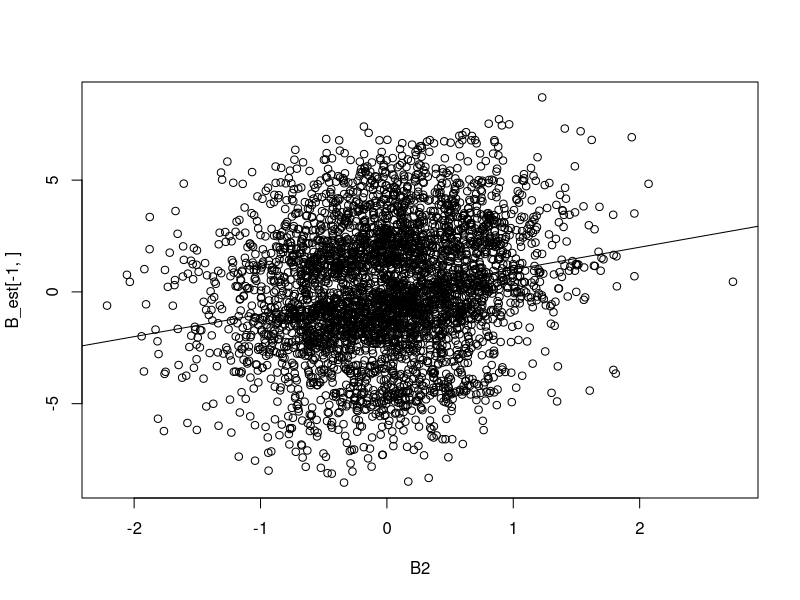
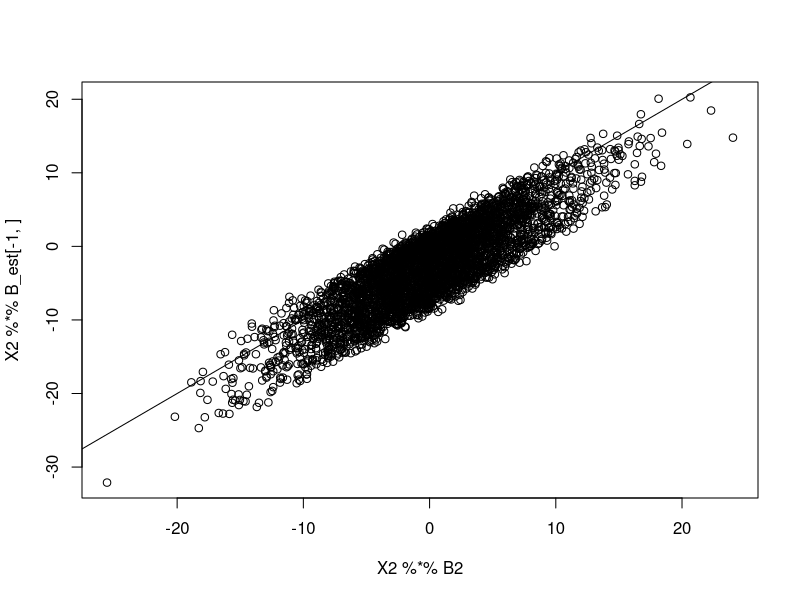
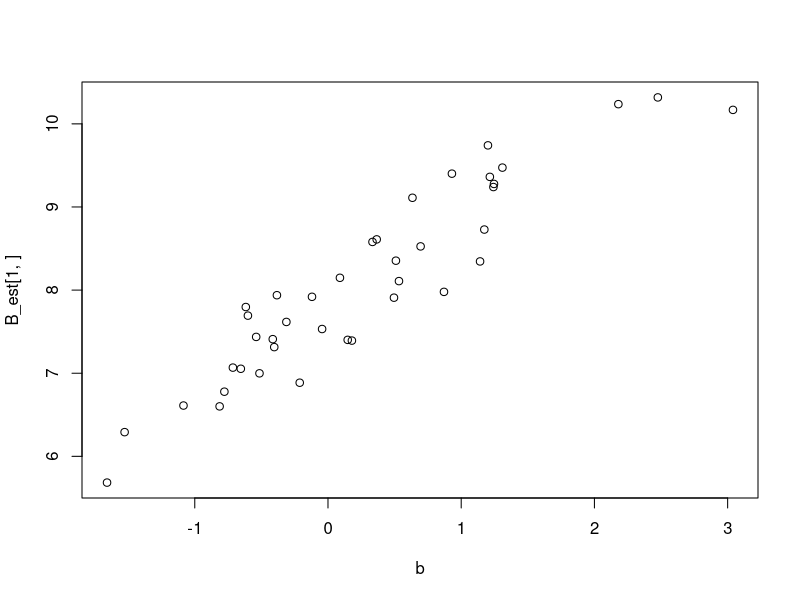
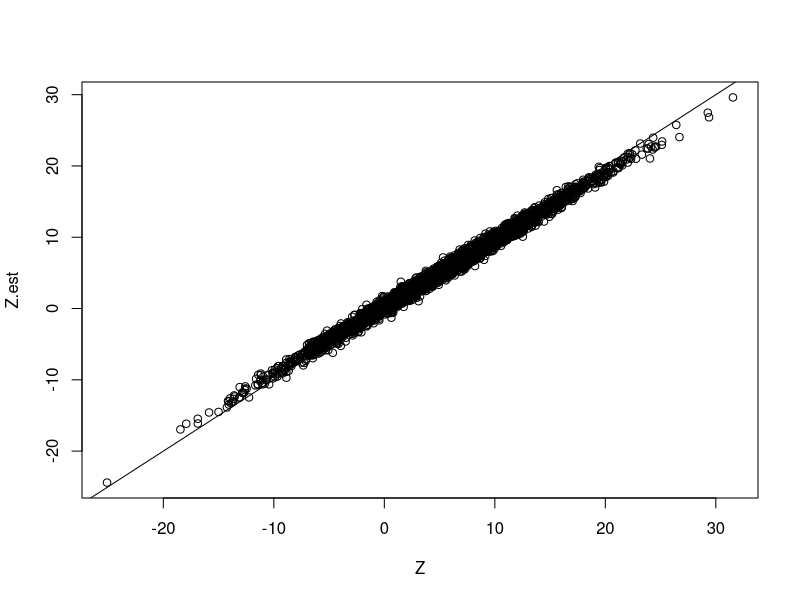

Recreate these plots in R, in order.
# Used library
library(mvtnorm)
library(expm)
library(MASS)
library(tidyverse)
set.seed(120733)
# set.seed(19911130)

## ANN function
rrr <- function(X,Y,lambda,gamma = 0){
  rrresult <- list()
  
  #1 estimate C using LS estimator (generalized inverse is used)
  Clhat <- ginv(t(X)%*%X)%*%t(X)%*% Y
  
  #2 eigendecomposite of CLhar
  Uhat <- svd(X%*%Clhat)$u
  vhat <- svd(X%*%Clhat)$v
  D <- diag(svd(X%*%Clhat)$d)
  
  #3. weight for soft-thredshold and rank
  weight <-  (svd(X%*%Clhat)$d)^(-gamma)
  rrresult$weight <- weight
  rrresult$r <-  sum(svd(X%*%Clhat)$d > lambda^(1/(gamma+1)))
  
  #4. soft-thredsholding
  diagvalue <-  svd(X%*%Clhat)$d -lambda*weight
  th <- ifelse(diagvalue < 0, 0, diagvalue)
  SDhat <-  diag(th)
  
  rrresult$thd <- diagvalue
  
  #5. low rank solution C
  rrresult$CShat <-  Clhat %*% vhat %*% ginv(D) %*% SDhat %*% t(vhat)
  
  return(rrresult)
}

# function to generate a random orthonormal matrix
rortho <- function(x){
  return(qr.Q(qr(array(runif(x), dim = c(x,x)))))
}

# simulation settings
# sample size n (n person's data have been taken)
n <- 100

# number of metabolites
m <- 100

# number of taxa
k <- 40

# rank of matrix B
r <- 10

# Generate X from Multivariate Noromal with identity variance and covariance matrix (n, m+1)
X <- matrix(c(rep(1, n), rnorm(m*n)), nrow = n, ncol = m+1)
X2 <- X[,-1]

# Generate low-rank matrix B (m+1, k)
# sing.vals <- 5*((r:1)/r + 1/r)
# B2 <- t(rortho(k)[,1:r] %*% diag(sing.vals) %*% rortho(m)[1:r,])
C_0 <- matrix(rnorm(m*r), nrow = m)
C_1 <- matrix(rnorm(r*k), nrow = r)
sr <- 0.2
B2 <- sr * (C_0 %*% C_1)

# Generate T vector from Unif(0, 10), (n, 1)
T <- matrix(runif(n, min = 0, max = 10), ncol = 1)
# T <- T - mean(T)

# Generate b vector for intercept from N(0,1), (k, 1)
b <- matrix(rnorm(k), nrow = 1)
B <- as.matrix(rbind(b, B2))

# Generate random error
E <- matrix(rnorm(k*n), nrow = n, ncol = k, byrow = T)

# Calculate our new Z = XB + E, (n, k)
Z <- X %*% B + matrix(rep(T, each = k), nrow = n, byrow = T)+ E

# convergence criterion
vareps <- 10^(-3)

# Validation set
E_v <- matrix(rnorm(k*n), nrow = n, ncol = k, byrow = T)
Z_v <- X %*% B + matrix(rep(T, each = k), nrow = n, byrow = T) + E_v

# range of lambda
lambda.seq <- exp(seq(2, 2, 0.2))
rank.est <- rep(0, length(lambda.seq))
num_obj <- rep(0, length(lambda.seq))
pred_err <- rep(0, length(lambda.seq))

start_time <- Sys.time()

for (i in 1: length(lambda.seq)) {
  B_est <- rrr(X, Z, lambda = lambda.seq[i])$CShat
  B_est_rank <- rrr(X, Z, lambda = lambda.seq[i])$r
  iter_weight <- sort(rrr(X, Z, lambda = lambda.seq[i])$weight)
  
  rank.est[i] <- B_est_rank
  num_obj[i] <- 1/2 * sum((Z - X %*% B_est)^2) + lambda.seq[i] * sum(iter_weight*svd(X %*% B_est)$d)
  Z.est <-  X %*% B_est
  pred_err[i] <- sum((Z_v - Z.est)^2)
  
  # save image for B matrix
  png(paste0("plot-B-rrr-wocT-newB.png"))
  plot(B2, B_est[-1, ])
  abline(a = 0, b = 1)
  dev.off()

  # save image for XB matrix
  png(paste0("plot-XB-rrr-wocT-newB.png"))
  plot(X2 %*% B2,  X2 %*% B_est[-1,])
  abline(a = 0, b = 1)
  dev.off()

  # # save image for T matrix
  # png(paste0("plot-T-ls2-cT.png"))
  # plot(T, T_iter)
  # abline(a = 0, b = 1)
  # dev.off()

  # save image for T matrix
  png(paste0("plot-beta-rrr-wocT-newB.png"))
  plot(b, B_est[1,])
  abline(a = 0, b = 1)
  dev.off()

  # save image for Z matrix
  png(paste0("plot-Z-rrr-wocT-newB.png"))
  plot(Z, Z.est)
  abline(a = 0, b = 1)
  dev.off()
}

end_time <- Sys.time()
run_time <- end_time - start_time


b[1:10]
B_est[1,][1:10]
B2[1:2, 1:7]
(B_est[-1,])[1:2, 1:7]
(X2 %*% B2)[1:2, 1:7]
(X2 %*% B_est[-1,])[1:2, 1:7]
